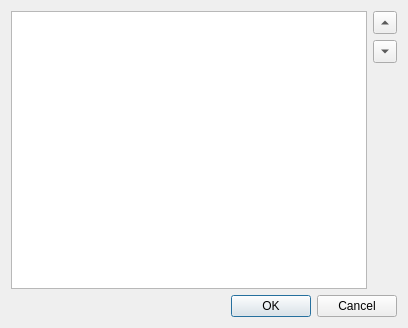
<?xml version="1.0" encoding="UTF-8"?>
<ui version="4.0">
 <class>LinkJavascripts</class>
 <widget class="QDialog" name="LinkJavascripts">
  <property name="geometry">
   <rect>
    <x>0</x>
    <y>0</y>
    <width>408</width>
    <height>328</height>
   </rect>
  </property>
  <property name="windowTitle">
   <string>Link Javascripts</string>
  </property>
  <layout class="QVBoxLayout" name="verticalLayout">
   <item>
    <layout class="QHBoxLayout" name="horizontalLayout">
     <item>
      <widget class="QTreeView" name="JavascriptsView">
       <property name="showDropIndicator" stdset="0">
        <bool>false</bool>
       </property>
       <property name="dragEnabled">
        <bool>false</bool>
       </property>
       <property name="alternatingRowColors">
        <bool>true</bool>
       </property>
       <property name="selectionMode">
        <enum>QAbstractItemView::SingleSelection</enum>
       </property>
       <property name="uniformRowHeights">
        <bool>true</bool>
       </property>
      </widget>
     </item>
     <item>
      <layout class="QVBoxLayout" name="verticalLayout_2">
       <item>
        <widget class="QToolButton" name="MoveUp">
         <property name="focusPolicy">
          <enum>Qt::StrongFocus</enum>
         </property>
         <property name="toolTip">
          <string>Move the selected javascripts up in priority.

Javascripts that are listed first are loaded first.</string>
         </property>
         <property name="text">
          <string>Up</string>
         </property>
         <property name="arrowType">
          <enum>Qt::UpArrow</enum>
         </property>
        </widget>
       </item>
       <item>
        <widget class="QToolButton" name="MoveDown">
         <property name="focusPolicy">
          <enum>Qt::StrongFocus</enum>
         </property>
         <property name="toolTip">
          <string>Move the selected javascripts down in priority.</string>
         </property>
         <property name="text">
          <string>Down</string>
         </property>
         <property name="arrowType">
          <enum>Qt::DownArrow</enum>
         </property>
        </widget>
       </item>
       <item>
        <spacer name="verticalSpacer">
         <property name="orientation">
          <enum>Qt::Vertical</enum>
         </property>
         <property name="sizeHint" stdset="0">
          <size>
           <width>20</width>
           <height>40</height>
          </size>
         </property>
        </spacer>
       </item>
      </layout>
     </item>
    </layout>
   </item>
   <item>
    <widget class="QDialogButtonBox" name="buttonBox">
     <property name="orientation">
      <enum>Qt::Horizontal</enum>
     </property>
     <property name="standardButtons">
      <set>QDialogButtonBox::Cancel|QDialogButtonBox::Ok</set>
     </property>
     <property name="centerButtons">
      <bool>false</bool>
     </property>
    </widget>
   </item>
  </layout>
 </widget>
 <resources/>
 <connections>
  <connection>
   <sender>buttonBox</sender>
   <signal>accepted()</signal>
   <receiver>LinkJavascripts</receiver>
   <slot>accept()</slot>
   <hints>
    <hint type="sourcelabel">
     <x>248</x>
     <y>254</y>
    </hint>
    <hint type="destinationlabel">
     <x>157</x>
     <y>274</y>
    </hint>
   </hints>
  </connection>
  <connection>
   <sender>buttonBox</sender>
   <signal>rejected()</signal>
   <receiver>LinkJavascripts</receiver>
   <slot>reject()</slot>
   <hints>
    <hint type="sourcelabel">
     <x>316</x>
     <y>260</y>
    </hint>
    <hint type="destinationlabel">
     <x>286</x>
     <y>274</y>
    </hint>
   </hints>
  </connection>
 </connections>
</ui>
